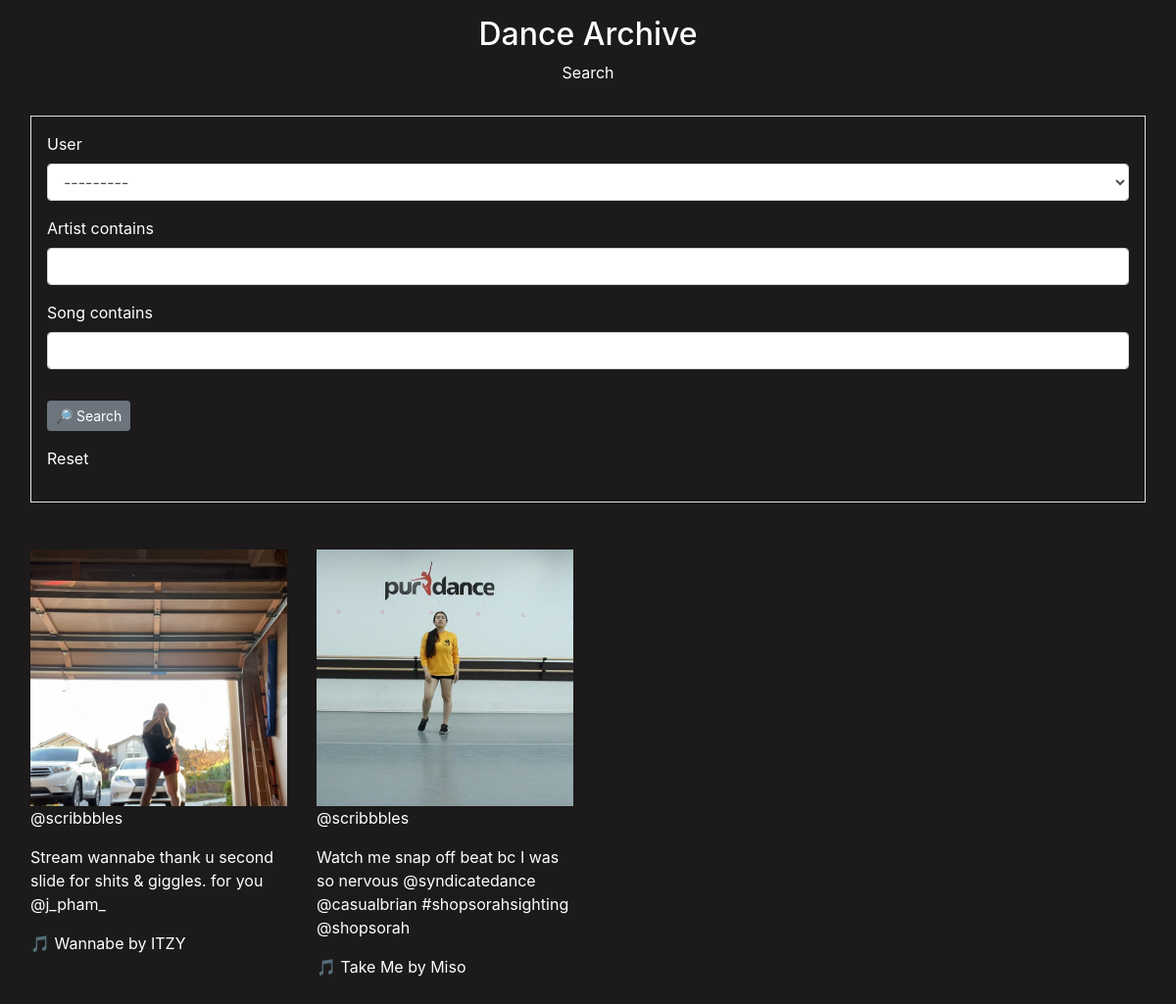
The app's page /search/ with its own data.
### search/models.py (models this page shows, shortened)
class Post(models.Model):
	user = models.ForeignKey(User, on_delete=models.CASCADE)
	url = models.URLField(unique=True)
	display = models.BooleanField(default=False)
	full_caption= models.TextField(blank=True)
	short_caption = models.TextField(blank=True)
	mentions = models.TextField(blank=True)
	hashtags = models.TextField(blank=True)
	song = models.CharField(max_length=200)
	artist = models.CharField(max_length=200)
	thumbnail = models.CharField(unique=True, max_length=200)

class User(models.Model):
	username = models.CharField(primary_key=True, max_length=200)
	num_posts = models.IntegerField(default=0)
	num_followers = models.IntegerField(default=0)
	num_following = models.IntegerField(default=0)
	def __str__(self):
		return self.username

### search/views.py (the view)
# urls.py: path('', views.index, name='index'),
def index(request):
	my_filter = UserFilter(request.GET, queryset = Post.objects.filter(display = True))
	post_list = my_filter.qs
	context = {
		'my_filter': my_filter,
		'post_list': post_list,
	}
	return render(request, 'search/index.html', context)

### search/templates/search/index.html
{% extends 'search/base.html' %}
{% load crispy_forms_tags %}
{% load static %}
{% block content %}
	<div class="text-center">Search</div>
		<div class="container-fluid py-3">
			<form method="get" class = "p-3 my-3 border">
				{{ my_filter.form|crispy}}
				<button class="btn btn-secondary btn-sm my-3" type="Submit">
					&#128270 Search
				</button>
				<a href = "{% url 'index' %}">
					<p style="color:white;"> Reset </p>
			    </a>
			</form>
		</div>
		{% if post_list %}
			<div class="container-fluid py-3">
				<div class="row">
		{% for post in post_list %}
					<div class="col-sm-3">
						<a href = {{ post.url }} target="_blank">
							<img class="img-fluid" alt ="thumbnail"  src="{% static post.thumbnail %}"></img>
						</a>
						<p> @{{ post.user.username }} </p>
						<p> {{ post.short_caption }} </p>
						<p> &#127925 {{ post.song }} by {{ post.artist }} </p>
					</div>
		{% endfor %}
				</div>
			</div>
		{% else %}
			<p>No posts are available.</p>
		{% endif %}
{% endblock %}

### search/templates/search/base.html (shortened to what this page needs)
<!DOCTYPE html>
<html lang="en">
<head>
    <link rel="stylesheet" href="https://stackpath.bootstrapcdn.com/bootstrap/4.5.0/css/bootstrap.min.css">
</head>
<body class="p-3 mb-2 text-white" style="background-color:#1C1A1A;">
    <a href = "{% url 'index' %}">
        <h2 class="text-center" style="color:white;">Dance Archive</h2>
    </a>
    {% block content %}
    {% endblock %}
</body>
</html>

### records on screen
Post: thumbnail (picture), user.username "scribbbles", short_caption "Stream wannabe thank u second slide for shits & giggles. for you @j_pham_", song "Wannabe", artist "ITZY"
Post: thumbnail (picture), user.username "scribbbles", short_caption "Watch me snap off beat bc I was so nervous @syndicatedance @casualbrian #shopsorahsighting @shopsorah", song "Take Me", artist "Miso"
